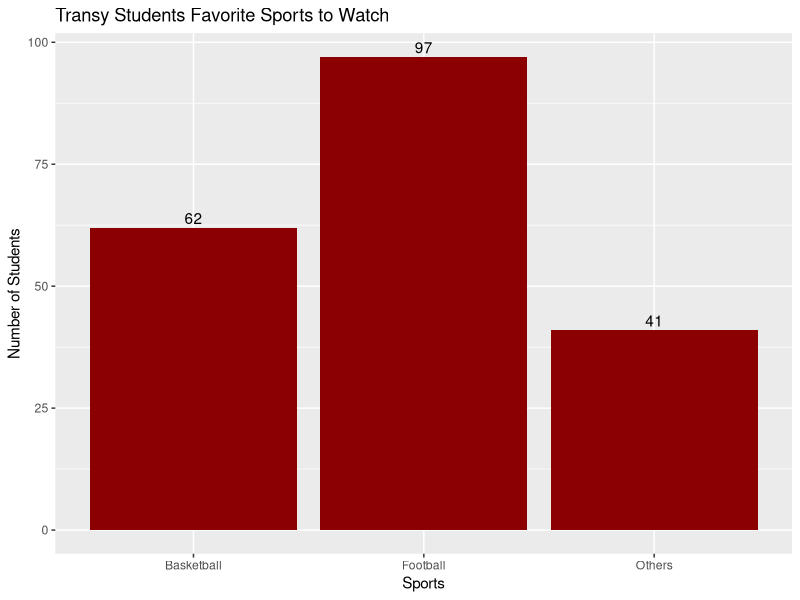
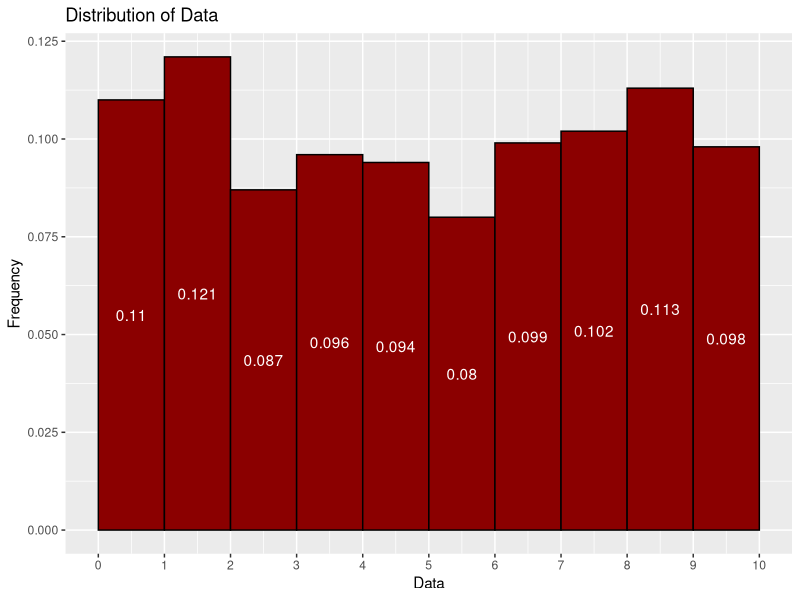

Write R code to recreate these figures, in order.
## ---- chunk 1

# Create a dataframe. We will first create a vector that has the names
# of the sports and another vector that has the number of students that
# like each sport.

sports <- c("Football", "Basketball", "Others")

students <- c(97, 62, 41)

# We will then put them together into a data frame.

df <- data.frame(sports, students)

# And print out the data frame to make sure it looks correct.

df

## ---- chunk 2
# Create a bar graph using ggplot

# We need to load the ggplot library.

library(ggplot2)

# We can now create the bar graph.

ggplot(df, aes(x = sports, y = students)) + 
  geom_bar(stat = "identity", fill = "darkred") +
  geom_text(aes(label = students), vjust = -0.3, color = "black") +
  labs(title = "Transy Students Favorite Sports to Watch", 
       x = "Sports", y = "Number of Students")

## ---- chunk 3

# We shall "set the seed" for randomization. This allows us to get the same
# values everytime we run these commands. Without this, the results would be
# different each time.

set.seed(1123)

# Generate 1000 random values between 0 and 10 and store them in the 
# variable 'data_example'

df <- runif(1000, min = 0, max = 10) 

# Here are the first six values in the data set, using the head( ) command :

head(df)

## ---- chunk 4

# Calculate the mean of the data set

mean(df)

# Calculate the median of the data set

median(df)

# create a histogram with 10 bars (bins) for the data set

ggplot(data = data.frame(df), aes(x = df, y = after_stat(density))) +
  geom_histogram(bins = 10, binwidth = 1, center=0.5, fill = "darkred", color = "black") +
  scale_x_continuous(breaks = seq(0, 10, by = 1), limits = c(0,10))+
    stat_bin(geom = "text", aes(label = round(after_stat(density),3), y=0.5*after_stat(density)), 
           breaks=seq(0, 10, by=1), colour="white", vjust=0.5) +
  labs(title = "Distribution of Data", x = "Data", y = "Frequency")


